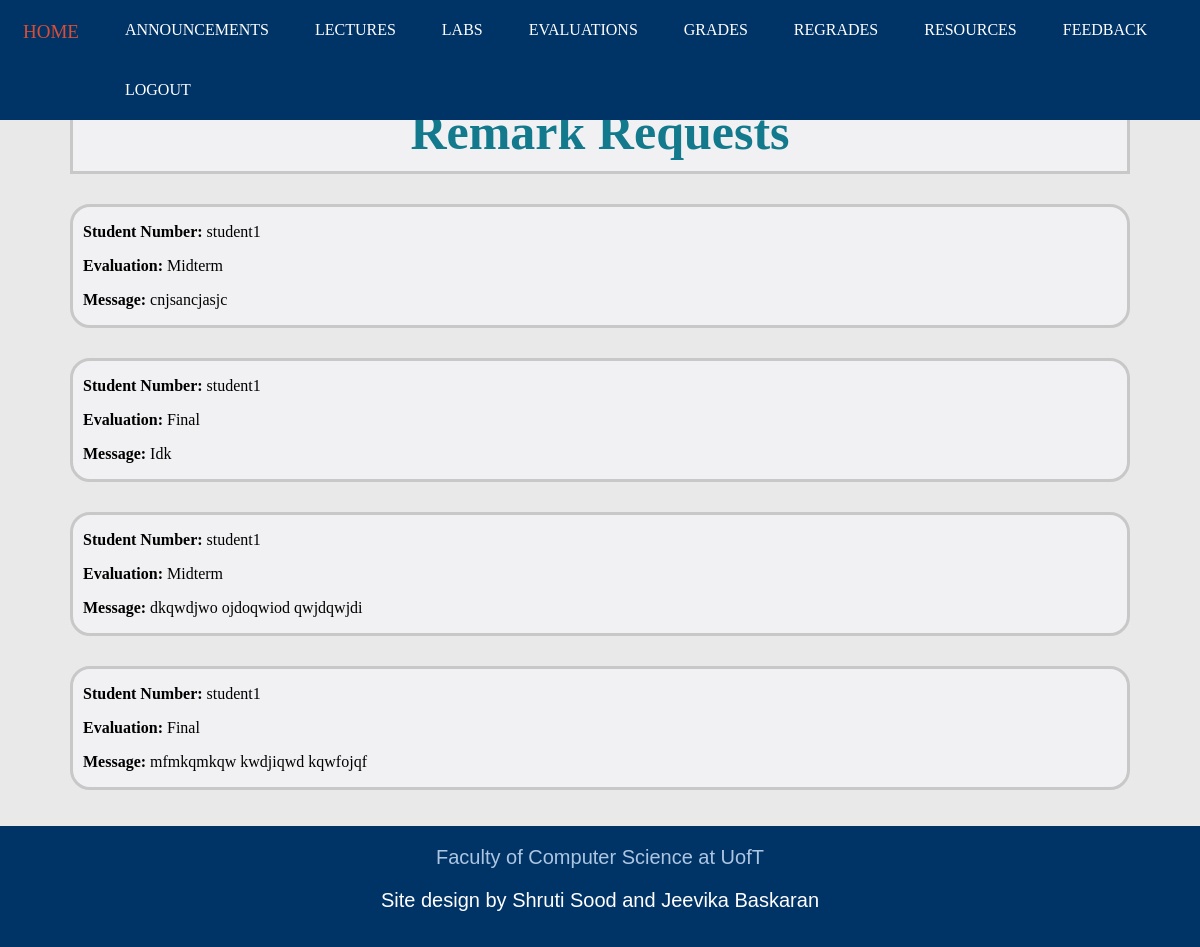
Before: /regrades_i.html (signed in) with the older database file.
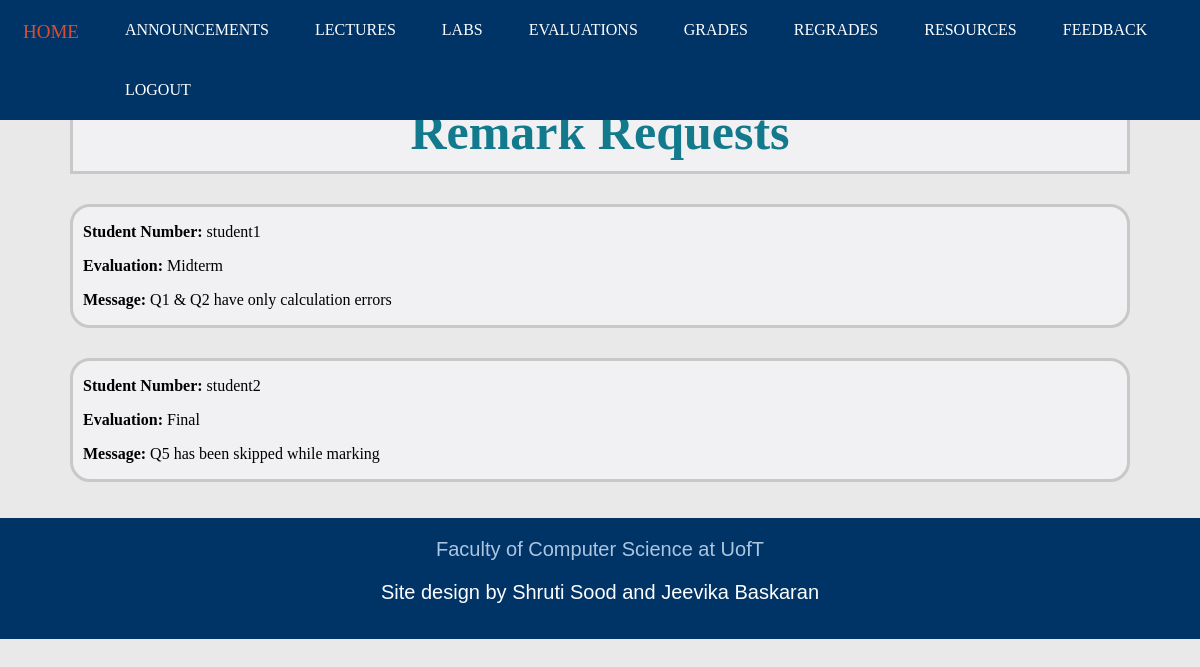
After: the same page with the newer database file.
### tables this page shows
CREATE TABLE "RemarkRequests" (
	"UtorID"	TEXT,
	"Evaluation"	TEXT,
	"Reason"	TEXT
);

### app.py (the view)
@app.route('/regrades_i.html')
def regrades_i():
    if session.get('current_login') == None:
        return render_template('login.html')
    else:
        sql = """ SELECT * FROM RemarkRequests """
        requests = db.engine.execute(text(sql))
        return render_template('regrades_i.html', requests = requests)

### templates/regrades_i.html (shortened to what this page needs)
<!DOCTYPE html>
<html>
<head>
	<link rel="stylesheet" type="text/css" href="static/StyleSheets/regrades_i.css">
	<link rel="stylesheet" type="text/css" href="static/StyleSheets/headerfooter.css">
</head>
<body>
	<div class = "navbar">
		<a href="index_i.html">HOME</a>
		<a href="announcements_i.html">ANNOUNCEMENTS</a>
		<a href="lectures_i.html">LECTURES</a>
		<a href="labs_i.html">LABS</a>
		<a href="evaluations_i.html">EVALUATIONS</a>
		<a href="grades_i.html">GRADES</a>
		<a href="regrades_i.html">REGRADES</a>
		<a href="resources_i.html">RESOURCES</a>
		<a href="feedback_i.html">FEEDBACK</a>
		<a href="logout">LOGOUT</a>
	</div>
	<div class = "title">
		<section class="title_sec">
			<h1>Remark Requests</h1>
		</section>
	</div>
	{% for request in requests %}
	<div class = "requests">
		<section class="request">
			<p><strong>Student Number:</strong> {{ request['UtorID'] }} </p>
			<p><strong>Evaluation: </strong> {{ request['Evaluation'] }}</p>
			<p> <strong>Message: </strong> {{ request['Reason'] }} <p>
		</section>
	</div>
	{% endfor %}
	<br><br>
	<div class = "footer">
		<a href="https://web.cs.toronto.edu/" target="_blank">Faculty of Computer Science at UofT</a>
		<p>Site design by Shruti Sood and Jeevika Baskaran</p>
	</div>
</body>
</html>

### static/StyleSheets/regrades_i.css (style rules this page uses)
.title { margin-top: 90px; background-color: #F1F1F3; margin-left: 70px; margin-right: 70px; }
.title_sec { padding-left: 10px; padding-right: 10px; border: solid; border-color: #C8C8C8; display: block; }
.title_sec h1 { color: #127a8c; font-size: 50px; text-align: center; margin:10px; }
.requests { margin-top: 30px; margin-left: 70px; margin-right: 70px; }
.request { padding-left: 10px; padding-right: 10px; border: solid; border-color: #C8C8C8; display: block; border-radius: 20px; background-color: #F1F1F3; }

### static/StyleSheets/headerfooter.css (style rules this page uses)
body { margin:0px; border:0px; padding:0px; background-color: #E9E9E9; }
.navbar { background-color: #003366; position: fixed; top: 0; overflow: hidden; width: 100%; }
.navbar a { float: left; color: white; text-align: center; padding: 21px 23px; text-decoration: none; font-size: 16px; }
.footer { background-color: #003366; overflow: hidden; min-height: 12vh; padding-top: 20px; padding-bottom: 5px; font-family:'Poppins', sans-serif; text-align: center; }
.footer a { color: #ACC6E2; padding-top: : 20px; text-decoration: none; font-size: 20px; }
.footer p { color: white; font-size: 20px; }

Changed rows visible on the page:
removed RemarkRequests: UtorID "student1", Evaluation "Final", Reason "Idk"
removed RemarkRequests: UtorID "student1", Evaluation "Midterm", Reason "dkqwdjwo ojdoqwiod qwjdqwjdi"
changed RemarkRequests "student1": Reason "cnjsancjasjc" → "Q1 & Q2 have only calculation errors"
changed RemarkRequests "Final": UtorID "student1" → "student2"; Reason "mfmkqmkqw kwdjiqwd kqwfojqf" → "Q5 has been skipped while marking"
